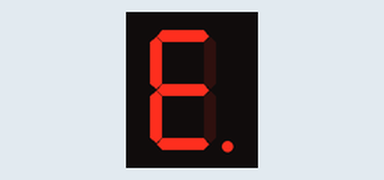
Simulated run of this program. Board: Arduino Uno, built with avr-gcc and run on an emulated ATmega328P. On the bench: 1-digit seven-segment display. Wiring (from diagram.json): 1-digit 7-segment display, segments lit when LOW: segments pin 3, pin 4, pin 5, pin 7, pin 8, pin 9, pin 10, pin 6. The segment pins are drawn as the display they are named for.

Above: at 0.1 s.
At 1.1 s:
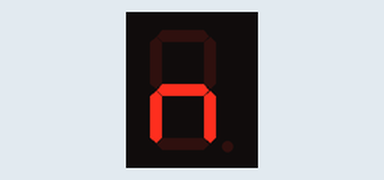
At 2.1 s:
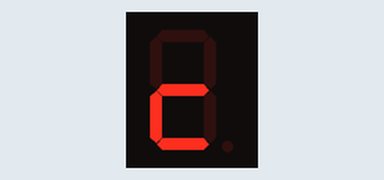
At 5.1 s:
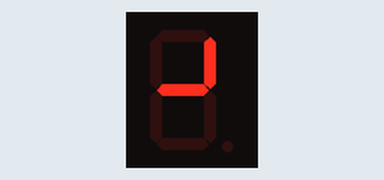
At 7.1 s:
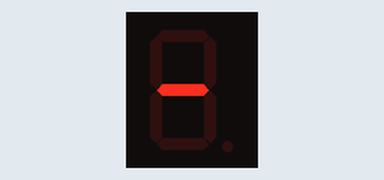
At 10.1 s:
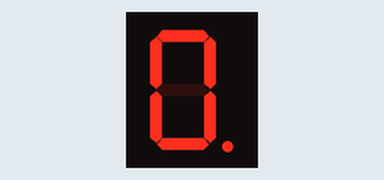

Measured:
- by itself, everything shown: repeats every 11.0 s, in 11 steps
- what the display in image 1 shows lasts 1.0 s, from 1.0 s to 2.0 s

The program:

main.cpp
```cpp
#include <Arduino.h>
const int a = 3;
const int b = 4;
const int c = 5;
const int d = 6;
const int e = 7;
const int f = 8;
const int g = 9;
const int h = 10;
void setup()
{
  pinMode(a, OUTPUT);
  pinMode(b, OUTPUT);
  pinMode(c, OUTPUT);
  pinMode(d, OUTPUT);
  pinMode(e, OUTPUT);
  pinMode(f, OUTPUT);
  pinMode(g, OUTPUT);
  pinMode(h, OUTPUT);
}
void writeSegments(bool A, bool B, bool C, bool D, bool E, bool F, bool G, bool H)
{
  digitalWrite(a, A ? HIGH : LOW);
  digitalWrite(b, B ? HIGH : LOW);
  digitalWrite(c, C ? HIGH : LOW);
  digitalWrite(d, D ? HIGH : LOW);
  digitalWrite(e, E ? HIGH : LOW);
  digitalWrite(f, F ? HIGH : LOW);
  digitalWrite(g, G ? HIGH : LOW);
  digitalWrite(h, H ? HIGH : LOW);
}

void displayDigit(int digit)
{
  switch (digit)
  {
    case 0:
      writeSegments(true, true, true, true, true, true, false, false);
      break;
    case 1:
      writeSegments(false, true, true, false, false, false, false, false);
      break;
    case 2:
      writeSegments(true, true, false, true, true, false, true, false);
      break;
    case 3:
      writeSegments(true, true, true, true, false, false, true, false);
      break;
    case 4:
      writeSegments(false, true, true, false, false, true, true, false);
      break;
    case 5:
      writeSegments(true, false, true, true, false, true, true, false);
      break;
    case 6:
      writeSegments(true, false, true, true, true, true, true, false);
      break;
    case 7:
      writeSegments(true, true, true, false, false, false, false, false);
      break;
    case 8:
      writeSegments(true, true, true, true, true, true, true, false);
      break;
    case 9:
      writeSegments(true, true, true, true, false, true, true, false);
      break;
    default:
      writeSegments(false, false, false, false, false, false, false, false);
      break;
  }
}

void displayDotOnly()
{
  writeSegments(false, false, false, false, false, false, false, true);
}

void loop()
{

  for (int i = 1; i <= 9; ++i)
  {
    displayDigit(i);
    delay(1000);
  }
  displayDigit(0);
  delay(1000);
  displayDotOnly();
  delay(1000);
}
```
